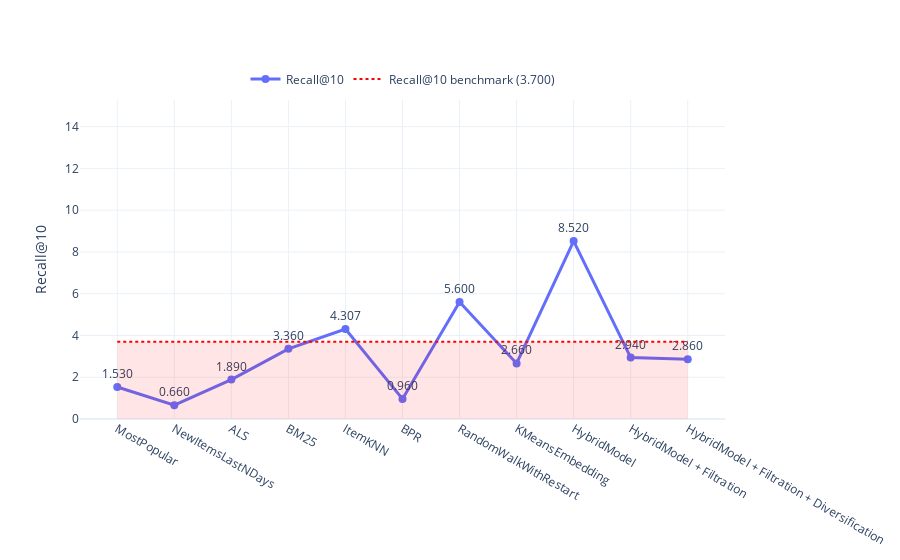
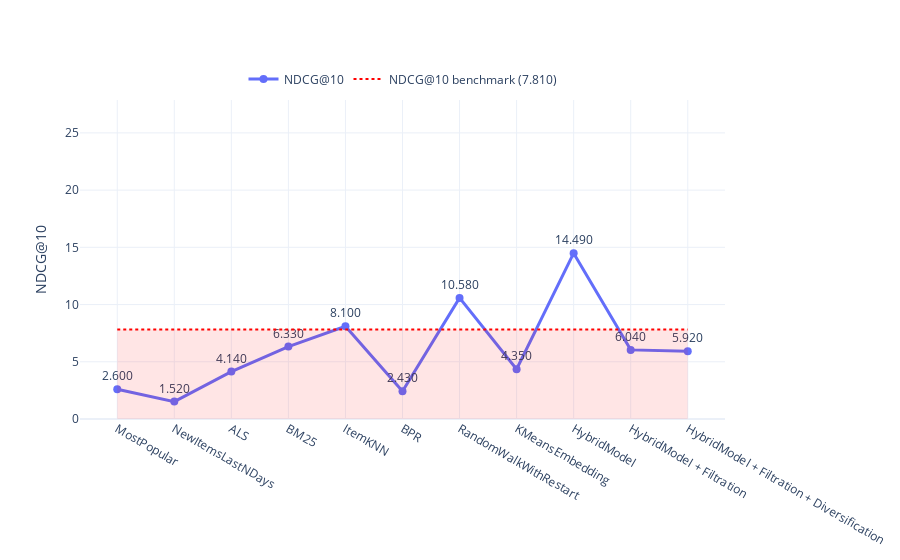
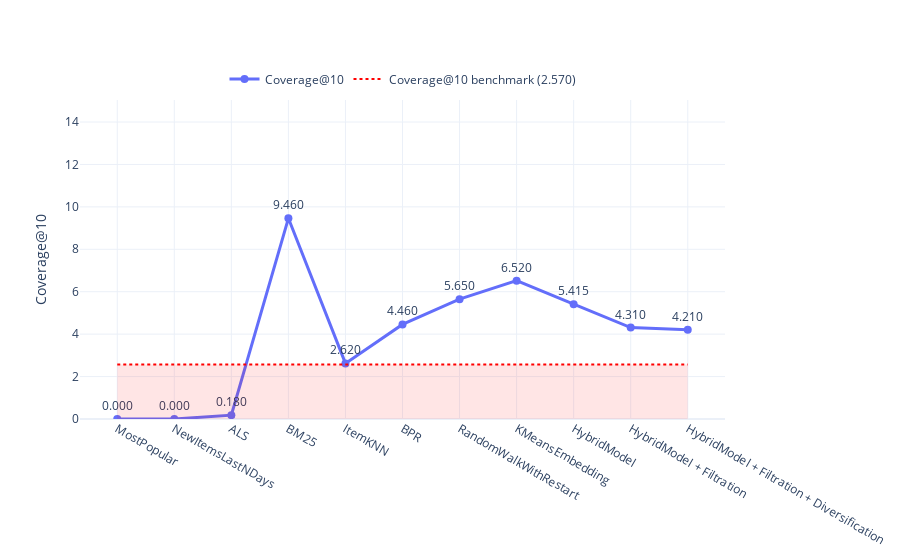
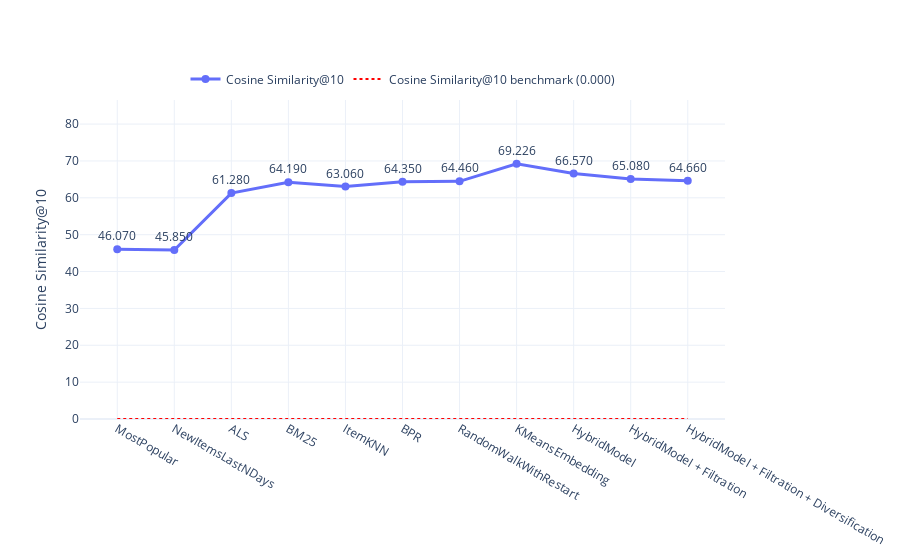

Write notebook code for charts like these, in order.
### Code cell
import plotly.graph_objects as go
import numpy as np


def plot_metric_with_benchmark(
    metric_name: str,
    metric_values: list[float],
    experiment_names: list[str],
    benchmark_value: float | None = None,
    dashed: bool = False,
    fill_color: str = "rgba(255, 0, 0, 0.1)"  # красный с прозрачностью
):
    """
    Рисует график метрики по экспериментам + горизонтальную линию-бенчмарк
    + подсветку (заливку) до линии бенчмарка.
    """

    if len(metric_values) != len(experiment_names):
        raise ValueError("Длины metric_values и experiment_names должны совпадать")

    fig = go.Figure()

    # === Основная линия метрики ===
    fig.add_trace(go.Scatter(
        x=experiment_names,
        y=metric_values,
        mode="lines+markers+text",
        name=metric_name,
        text=[f"{v:.3f}" for v in metric_values],
        textposition="top center",
        line=dict(width=3, dash="dash" if dashed else "solid"),
        marker=dict(size=8)
    ))

    # === Горизонтальная линия-бенчмарк ===
    if benchmark_value is not None:
        # Заливка до бенчмарка
        fig.add_trace(go.Scatter(
            x=[experiment_names[0], experiment_names[-1], experiment_names[-1], experiment_names[0]],
            y=[0, 0, benchmark_value, benchmark_value],
            fill="toself",
            fillcolor=fill_color,
            line=dict(color="rgba(255,0,0,0)"),  # без контура
            hoverinfo="skip",
            showlegend=False
        ))

        # Линия-бенчмарк
        fig.add_trace(go.Scatter(
            x=[experiment_names[0], experiment_names[-1]],
            y=[benchmark_value, benchmark_value],
            mode="lines",
            name=f"{metric_name} benchmark ({benchmark_value:.3f})",
            line=dict(width=2, dash="dot", color="red")
        ))

    # === Настройки осей и оформления ===
    y_max = max(metric_values + ([benchmark_value] if benchmark_value else [0])) * 1.25

    fig.update_layout(
        yaxis_title=metric_name,
        yaxis=dict(range=[0, y_max]),
        template="plotly_white",
        hovermode="x unified",
        legend=dict(
            orientation="h",
            yanchor="bottom",
            y=1.02,
            xanchor="center",
            x=0.5
        )
    )

    return fig




experiments = [
    "MostPopular",
    "NewItemsLastNDays",
    "ALS", 
    "BM25",
    "ItemKNN",
    "BPR",
    "RandomWalkWithRestart",
    "KMeansEmbedding",
    "HybridModel",
    "HybridModel + Filtration",
    "HybridModel + Filtration + Diversification",
    
]


recall_scores = np.array([0.0153, 0.0066,  0.0189,  0.0336, 0.04307, 0.0096, 0.0560, 0.0266, 0.0852, 0.0294, 0.0262])*100
ndcg_scores   = np.array([0.0260, 0.0152,  0.0414,  0.0633, 0.0810, 0.0243, 0.1058, 0.0435, 0.1449, 0.0604, 0.0569])*100
coverage_scores   = np.array([0.0000, 0.0000,  0.0018, 0.0946, 0.0262, 0.0446, 0.0565, 0.0652, 0.05415,0.0431 , 0.0415])*100
cosine_similarity_scores   = np.array([0.4607, 0.4585,  0.6128,  0.6419, 0.6306, 0.6435, 0.6446, 0.69226, 0.6657, 0.6508, 0.6386])*100


# 1) график Recall@10
fig_recall = plot_metric_with_benchmark(
    "Recall@10", recall_scores, experiments,
    benchmark_value=0.037*100,    # максимум авторов по Recall
    dashed=False
)
fig_recall.show()

# 2) график NDCG@10
fig_ndcg = plot_metric_with_benchmark(
    "NDCG@10", ndcg_scores, experiments,
    benchmark_value=0.0781*100,    # максимум авторов по NDCG
    dashed=False              # отличим стиль линий, если хочешь
)
fig_ndcg.show()

# 3) график Coverage@10
fig_coverage = plot_metric_with_benchmark(
    "Coverage@10", coverage_scores, experiments,
    benchmark_value=0.0257*100,    # максимум авторов по Coverage
    dashed=False              
)
fig_coverage.show()


# 4) график Cosine Similarity@10
fig_cosine_similarity = plot_metric_with_benchmark(
    "Cosine Similarity@10", cosine_similarity_scores, experiments,
    benchmark_value=0.0000*100,    # максимум авторов по Coverage
    dashed=False              
)
fig_cosine_similarity.show()

### Figure 1 — Plotly figure (JSON) as saved in the notebook; plotly's stock layout.template omitted (floating-point values rounded to 4 significant figures)
{"data": [{"line": {"dash": "solid", "width": 3}, "marker": {"size": 8}, "mode": "lines+markers+text", "name": "Recall@10", "text": ["1.530", "0.660", "1.890", "3.360", "4.307", "0.960", "5.600", "2.660", "8.520", "2.940", "2.860"], "textposition": "top center", "type": "scatter", "x": ["MostPopular", "NewItemsLastNDays", "ALS", "BM25", "ItemKNN", "BPR", "RandomWalkWithRestart", "KMeansEmbedding", "HybridModel", "HybridModel + Filtration", "HybridModel + Filtration + Diversification"], "y": [1.53, 0.66, 1.89, 3.36, 4.307, 0.96, 5.6, 2.66, 8.52, 2.94, 2.86]}, {"fill": "toself", "fillcolor": "rgba(255, 0, 0, 0.1)", "hoverinfo": "skip", "line": {"color": "rgba(255,0,0,0)"}, "showlegend": false, "type": "scatter", "x": ["MostPopular", "HybridModel + Filtration + Diversification", "HybridModel + Filtration + Diversification", "MostPopular"], "y": [0, 0, 3.7, 3.7]}, {"line": {"color": "red", "dash": "dot", "width": 2}, "mode": "lines", "name": "Recall@10 benchmark (3.700)", "type": "scatter", "x": ["MostPopular", "HybridModel + Filtration + Diversification"], "y": [3.7, 3.7]}], "layout": {"hovermode": "x unified", "legend": {"orientation": "h", "x": 0.5, "xanchor": "center", "y": 1.02, "yanchor": "bottom"}, "yaxis": {"range": [0, 15.27], "title": {"text": "Recall@10"}}}}

### Figure 2 — Plotly figure (JSON) as saved in the notebook; plotly's stock layout.template omitted (floating-point values rounded to 4 significant figures)
{"data": [{"line": {"dash": "solid", "width": 3}, "marker": {"size": 8}, "mode": "lines+markers+text", "name": "NDCG@10", "text": ["2.600", "1.520", "4.140", "6.330", "8.100", "2.430", "10.580", "4.350", "14.490", "6.040", "5.920"], "textposition": "top center", "type": "scatter", "x": ["MostPopular", "NewItemsLastNDays", "ALS", "BM25", "ItemKNN", "BPR", "RandomWalkWithRestart", "KMeansEmbedding", "HybridModel", "HybridModel + Filtration", "HybridModel + Filtration + Diversification"], "y": [2.6, 1.52, 4.14, 6.33, 8.1, 2.43, 10.58, 4.35, 14.49, 6.04, 5.92]}, {"fill": "toself", "fillcolor": "rgba(255, 0, 0, 0.1)", "hoverinfo": "skip", "line": {"color": "rgba(255,0,0,0)"}, "showlegend": false, "type": "scatter", "x": ["MostPopular", "HybridModel + Filtration + Diversification", "HybridModel + Filtration + Diversification", "MostPopular"], "y": [0, 0, 7.81, 7.81]}, {"line": {"color": "red", "dash": "dot", "width": 2}, "mode": "lines", "name": "NDCG@10 benchmark (7.810)", "type": "scatter", "x": ["MostPopular", "HybridModel + Filtration + Diversification"], "y": [7.81, 7.81]}], "layout": {"hovermode": "x unified", "legend": {"orientation": "h", "x": 0.5, "xanchor": "center", "y": 1.02, "yanchor": "bottom"}, "yaxis": {"range": [0, 27.88], "title": {"text": "NDCG@10"}}}}

### Figure 3 — Plotly figure (JSON) as saved in the notebook; plotly's stock layout.template omitted (floating-point values rounded to 4 significant figures)
{"data": [{"line": {"dash": "solid", "width": 3}, "marker": {"size": 8}, "mode": "lines+markers+text", "name": "Coverage@10", "text": ["0.000", "0.000", "0.180", "9.460", "2.620", "4.460", "5.650", "6.520", "5.415", "4.310", "4.210"], "textposition": "top center", "type": "scatter", "x": ["MostPopular", "NewItemsLastNDays", "ALS", "BM25", "ItemKNN", "BPR", "RandomWalkWithRestart", "KMeansEmbedding", "HybridModel", "HybridModel + Filtration", "HybridModel + Filtration + Diversification"], "y": [0.0, 0.0, 0.18, 9.46, 2.62, 4.46, 5.65, 6.52, 5.415, 4.31, 4.21]}, {"fill": "toself", "fillcolor": "rgba(255, 0, 0, 0.1)", "hoverinfo": "skip", "line": {"color": "rgba(255,0,0,0)"}, "showlegend": false, "type": "scatter", "x": ["MostPopular", "HybridModel + Filtration + Diversification", "HybridModel + Filtration + Diversification", "MostPopular"], "y": [0, 0, 2.57, 2.57]}, {"line": {"color": "red", "dash": "dot", "width": 2}, "mode": "lines", "name": "Coverage@10 benchmark (2.570)", "type": "scatter", "x": ["MostPopular", "HybridModel + Filtration + Diversification"], "y": [2.57, 2.57]}], "layout": {"hovermode": "x unified", "legend": {"orientation": "h", "x": 0.5, "xanchor": "center", "y": 1.02, "yanchor": "bottom"}, "yaxis": {"range": [0, 15.04], "title": {"text": "Coverage@10"}}}}

### Figure 4 — Plotly figure (JSON) as saved in the notebook; plotly's stock layout.template omitted (floating-point values rounded to 4 significant figures)
{"data": [{"line": {"dash": "solid", "width": 3}, "marker": {"size": 8}, "mode": "lines+markers+text", "name": "Cosine Similarity@10", "text": ["46.070", "45.850", "61.280", "64.190", "63.060", "64.350", "64.460", "69.226", "66.570", "65.080", "64.660"], "textposition": "top center", "type": "scatter", "x": ["MostPopular", "NewItemsLastNDays", "ALS", "BM25", "ItemKNN", "BPR", "RandomWalkWithRestart", "KMeansEmbedding", "HybridModel", "HybridModel + Filtration", "HybridModel + Filtration + Diversification"], "y": [46.07, 45.85, 61.28, 64.19, 63.06, 64.35, 64.46, 69.23, 66.57, 65.08, 64.66]}, {"fill": "toself", "fillcolor": "rgba(255, 0, 0, 0.1)", "hoverinfo": "skip", "line": {"color": "rgba(255,0,0,0)"}, "showlegend": false, "type": "scatter", "x": ["MostPopular", "HybridModel + Filtration + Diversification", "HybridModel + Filtration + Diversification", "MostPopular"], "y": [0, 0, 0, 0]}, {"line": {"color": "red", "dash": "dot", "width": 2}, "mode": "lines", "name": "Cosine Similarity@10 benchmark (0.000)", "type": "scatter", "x": ["MostPopular", "HybridModel + Filtration + Diversification"], "y": [0, 0]}], "layout": {"hovermode": "x unified", "legend": {"orientation": "h", "x": 0.5, "xanchor": "center", "y": 1.02, "yanchor": "bottom"}, "yaxis": {"range": [0, 86.53], "title": {"text": "Cosine Similarity@10"}}}}
